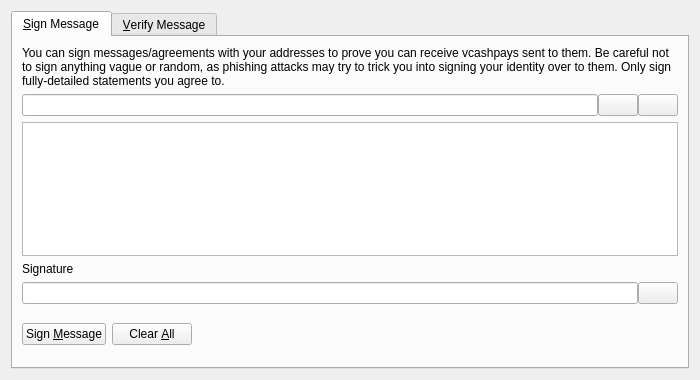
<?xml version="1.0" encoding="UTF-8"?>
<ui version="4.0">
 <class>SignVerifyMessageDialog</class>
 <widget class="QDialog" name="SignVerifyMessageDialog">
  <property name="geometry">
   <rect>
    <x>0</x>
    <y>0</y>
    <width>700</width>
    <height>380</height>
   </rect>
  </property>
  <property name="windowTitle">
   <string>Signatures - Sign / Verify a Message</string>
  </property>
  <property name="modal">
   <bool>true</bool>
  </property>
  <layout class="QVBoxLayout" name="verticalLayout">
   <item>
    <widget class="QTabWidget" name="tabWidget">
     <property name="currentIndex">
      <number>0</number>
     </property>
     <widget class="QWidget" name="tabSignMessage">
      <attribute name="title">
       <string>&amp;Sign Message</string>
      </attribute>
      <layout class="QVBoxLayout" name="verticalLayout_SM">
       <item>
        <widget class="QLabel" name="infoLabel_SM">
         <property name="text">
          <string>You can sign messages/agreements with your addresses to prove you can receive vcashpays sent to them. Be careful not to sign anything vague or random, as phishing attacks may try to trick you into signing your identity over to them. Only sign fully-detailed statements you agree to.</string>
         </property>
         <property name="textFormat">
          <enum>Qt::PlainText</enum>
         </property>
         <property name="wordWrap">
          <bool>true</bool>
         </property>
        </widget>
       </item>
       <item>
        <layout class="QHBoxLayout" name="horizontalLayout_1_SM">
         <property name="spacing">
          <number>0</number>
         </property>
         <item>
          <widget class="QValidatedLineEdit" name="addressIn_SM">
           <property name="toolTip">
            <string>The VcashPay address to sign the message with</string>
           </property>
          </widget>
         </item>
         <item>
          <widget class="QPushButton" name="addressBookButton_SM">
           <property name="toolTip">
            <string>Choose previously used address</string>
           </property>
           <property name="text">
            <string/>
           </property>
           <property name="icon">
            <iconset resource="../bitcoin.qrc">
             <normaloff>:/icons/address-book</normaloff>:/icons/address-book</iconset>
           </property>
           <property name="shortcut">
            <string>Alt+A</string>
           </property>
           <property name="autoDefault">
            <bool>false</bool>
           </property>
          </widget>
         </item>
         <item>
          <widget class="QPushButton" name="pasteButton_SM">
           <property name="toolTip">
            <string>Paste address from clipboard</string>
           </property>
           <property name="text">
            <string/>
           </property>
           <property name="icon">
            <iconset resource="../bitcoin.qrc">
             <normaloff>:/icons/editpaste</normaloff>:/icons/editpaste</iconset>
           </property>
           <property name="shortcut">
            <string>Alt+P</string>
           </property>
           <property name="autoDefault">
            <bool>false</bool>
           </property>
          </widget>
         </item>
        </layout>
       </item>
       <item>
        <widget class="QPlainTextEdit" name="messageIn_SM">
         <property name="toolTip">
          <string>Enter the message you want to sign here</string>
         </property>
        </widget>
       </item>
       <item>
        <widget class="QLabel" name="signatureLabel_SM">
         <property name="text">
          <string>Signature</string>
         </property>
         <property name="textFormat">
          <enum>Qt::PlainText</enum>
         </property>
        </widget>
       </item>
       <item>
        <layout class="QHBoxLayout" name="horizontalLayout_2_SM">
         <property name="spacing">
          <number>0</number>
         </property>
         <item>
          <widget class="QLineEdit" name="signatureOut_SM">
           <property name="font">
            <font>
             <italic>true</italic>
            </font>
           </property>
           <property name="readOnly">
            <bool>true</bool>
           </property>
          </widget>
         </item>
         <item>
          <widget class="QPushButton" name="copySignatureButton_SM">
           <property name="toolTip">
            <string>Copy the current signature to the system clipboard</string>
           </property>
           <property name="text">
            <string/>
           </property>
           <property name="icon">
            <iconset resource="../bitcoin.qrc">
             <normaloff>:/icons/editcopy</normaloff>:/icons/editcopy</iconset>
           </property>
           <property name="autoDefault">
            <bool>false</bool>
           </property>
          </widget>
         </item>
        </layout>
       </item>
       <item>
        <layout class="QHBoxLayout" name="horizontalLayout_3_SM">
         <item>
          <widget class="QPushButton" name="signMessageButton_SM">
           <property name="toolTip">
            <string>Sign the message to prove you own this VcashPay address</string>
           </property>
           <property name="text">
            <string>Sign &amp;Message</string>
           </property>
           <property name="icon">
            <iconset resource="../bitcoin.qrc">
             <normaloff>:/icons/edit</normaloff>:/icons/edit</iconset>
           </property>
           <property name="autoDefault">
            <bool>false</bool>
           </property>
          </widget>
         </item>
         <item>
          <widget class="QPushButton" name="clearButton_SM">
           <property name="toolTip">
            <string>Reset all sign message fields</string>
           </property>
           <property name="text">
            <string>Clear &amp;All</string>
           </property>
           <property name="icon">
            <iconset resource="../bitcoin.qrc">
             <normaloff>:/icons/remove</normaloff>:/icons/remove</iconset>
           </property>
           <property name="autoDefault">
            <bool>false</bool>
           </property>
          </widget>
         </item>
         <item>
          <spacer name="horizontalSpacer_1_SM">
           <property name="orientation">
            <enum>Qt::Horizontal</enum>
           </property>
           <property name="sizeHint" stdset="0">
            <size>
             <width>40</width>
             <height>48</height>
            </size>
           </property>
          </spacer>
         </item>
         <item>
          <widget class="QLabel" name="statusLabel_SM">
           <property name="font">
            <font>
             <weight>75</weight>
             <bold>true</bold>
            </font>
           </property>
           <property name="text">
            <string/>
           </property>
           <property name="wordWrap">
            <bool>true</bool>
           </property>
          </widget>
         </item>
         <item>
          <spacer name="horizontalSpacer_2_SM">
           <property name="orientation">
            <enum>Qt::Horizontal</enum>
           </property>
           <property name="sizeHint" stdset="0">
            <size>
             <width>40</width>
             <height>48</height>
            </size>
           </property>
          </spacer>
         </item>
        </layout>
       </item>
      </layout>
     </widget>
     <widget class="QWidget" name="tabVerifyMessage">
      <attribute name="title">
       <string>&amp;Verify Message</string>
      </attribute>
      <layout class="QVBoxLayout" name="verticalLayout_VM">
       <item>
        <widget class="QLabel" name="infoLabel_VM">
         <property name="text">
          <string>Enter the receiver's address, message (ensure you copy line breaks, spaces, tabs, etc. exactly) and signature below to verify the message. Be careful not to read more into the signature than what is in the signed message itself, to avoid being tricked by a man-in-the-middle attack. Note that this only proves the signing party receives with the address, it cannot prove sendership of any transaction!</string>
         </property>
         <property name="textFormat">
          <enum>Qt::PlainText</enum>
         </property>
         <property name="alignment">
          <set>Qt::AlignLeading|Qt::AlignLeft|Qt::AlignTop</set>
         </property>
         <property name="wordWrap">
          <bool>true</bool>
         </property>
        </widget>
       </item>
       <item>
        <layout class="QHBoxLayout" name="horizontalLayout_1_VM">
         <property name="spacing">
          <number>0</number>
         </property>
         <item>
          <widget class="QValidatedLineEdit" name="addressIn_VM">
           <property name="toolTip">
            <string>The VcashPay address the message was signed with</string>
           </property>
          </widget>
         </item>
         <item>
          <widget class="QPushButton" name="addressBookButton_VM">
           <property name="toolTip">
            <string>Choose previously used address</string>
           </property>
           <property name="text">
            <string/>
           </property>
           <property name="icon">
            <iconset resource="../bitcoin.qrc">
             <normaloff>:/icons/address-book</normaloff>:/icons/address-book</iconset>
           </property>
           <property name="shortcut">
            <string>Alt+A</string>
           </property>
           <property name="autoDefault">
            <bool>false</bool>
           </property>
          </widget>
         </item>
        </layout>
       </item>
       <item>
        <widget class="QPlainTextEdit" name="messageIn_VM"/>
       </item>
       <item>
        <widget class="QValidatedLineEdit" name="signatureIn_VM"/>
       </item>
       <item>
        <layout class="QHBoxLayout" name="horizontalLayout_2_VM">
         <item>
          <widget class="QPushButton" name="verifyMessageButton_VM">
           <property name="toolTip">
            <string>Verify the message to ensure it was signed with the specified VcashPay address</string>
           </property>
           <property name="text">
            <string>Verify &amp;Message</string>
           </property>
           <property name="icon">
            <iconset resource="../bitcoin.qrc">
             <normaloff>:/icons/transaction_0</normaloff>:/icons/transaction_0</iconset>
           </property>
           <property name="autoDefault">
            <bool>false</bool>
           </property>
          </widget>
         </item>
         <item>
          <widget class="QPushButton" name="clearButton_VM">
           <property name="toolTip">
            <string>Reset all verify message fields</string>
           </property>
           <property name="text">
            <string>Clear &amp;All</string>
           </property>
           <property name="icon">
            <iconset resource="../bitcoin.qrc">
             <normaloff>:/icons/remove</normaloff>:/icons/remove</iconset>
           </property>
           <property name="autoDefault">
            <bool>false</bool>
           </property>
          </widget>
         </item>
         <item>
          <spacer name="horizontalSpacer_1_VM">
           <property name="orientation">
            <enum>Qt::Horizontal</enum>
           </property>
           <property name="sizeHint" stdset="0">
            <size>
             <width>40</width>
             <height>48</height>
            </size>
           </property>
          </spacer>
         </item>
         <item>
          <widget class="QLabel" name="statusLabel_VM">
           <property name="font">
            <font>
             <weight>75</weight>
             <bold>true</bold>
            </font>
           </property>
           <property name="text">
            <string/>
           </property>
           <property name="wordWrap">
            <bool>true</bool>
           </property>
          </widget>
         </item>
         <item>
          <spacer name="horizontalSpacer_2_VM">
           <property name="orientation">
            <enum>Qt::Horizontal</enum>
           </property>
           <property name="sizeHint" stdset="0">
            <size>
             <width>40</width>
             <height>48</height>
            </size>
           </property>
          </spacer>
         </item>
        </layout>
       </item>
      </layout>
     </widget>
    </widget>
   </item>
  </layout>
 </widget>
 <customwidgets>
  <customwidget>
   <class>QValidatedLineEdit</class>
   <extends>QLineEdit</extends>
   <header>qvalidatedlineedit.h</header>
  </customwidget>
 </customwidgets>
 <resources>
  <include location="../bitcoin.qrc"/>
 </resources>
 <connections/>
</ui>
